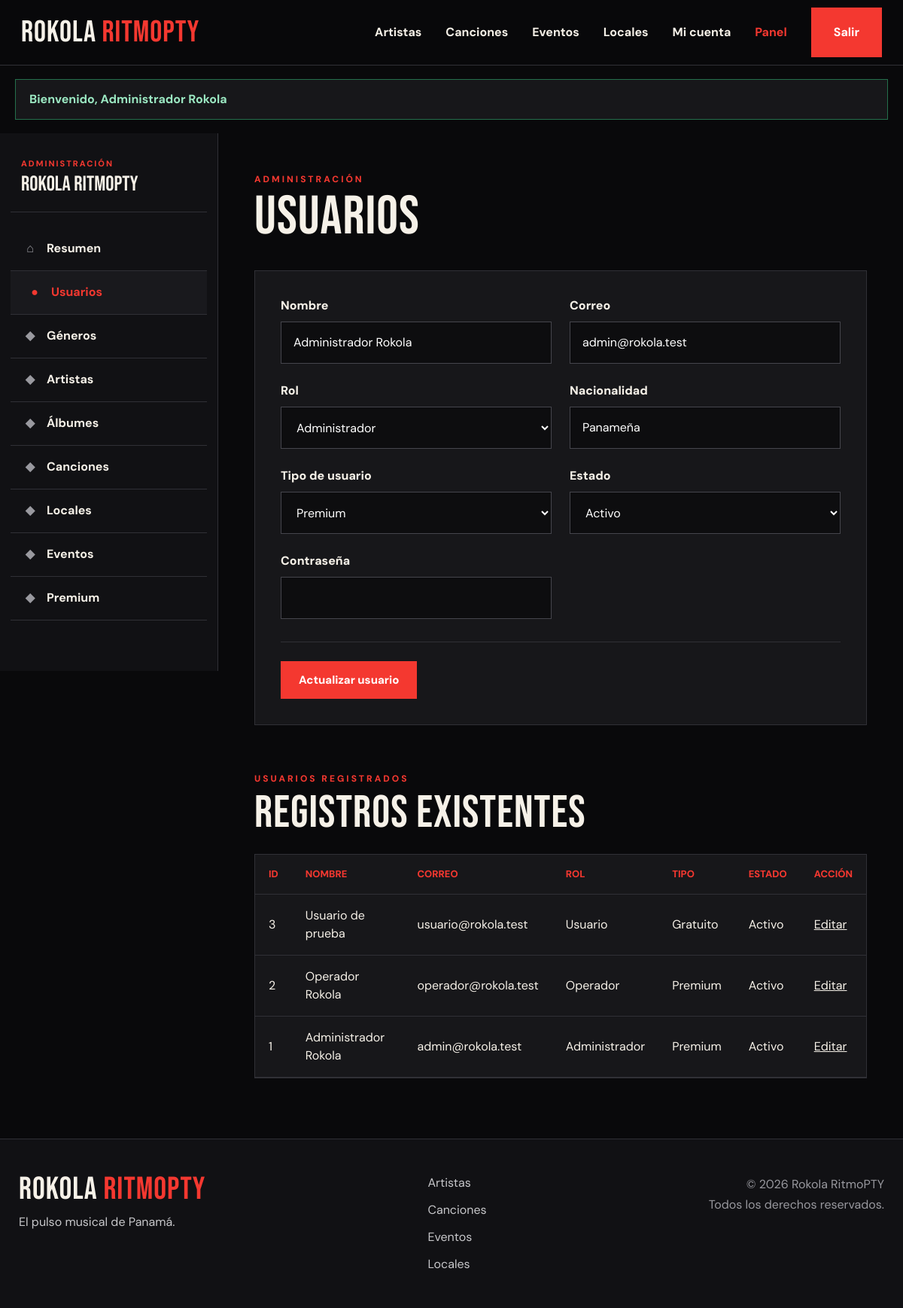
Screenshot of /RokolaRitmoPTY/public/admin/usuarios?edit=1 (signed in) with the database file from the repository.
### tables this page shows
CREATE TABLE usuarios (
    id INT UNSIGNED AUTO_INCREMENT PRIMARY KEY,
    rol_id INT UNSIGNED NOT NULL,
    nombre VARCHAR(120) NOT NULL,
    correo VARCHAR(150) NOT NULL UNIQUE,
    password VARCHAR(255) NOT NULL,
    nacionalidad VARCHAR(100) NULL DEFAULT 'Panameña',

    tipo_usuario ENUM(
        'gratuito',
        'premium'
    ) NOT NULL DEFAULT 'gratuito',

    estado TINYINT(1) NOT NULL DEFAULT 1,
    creado_en TIMESTAMP NOT NULL DEFAULT CURRENT_TIMESTAMP,
    actualizado_en TIMESTAMP NOT NULL
        DEFAULT CURRENT_TIMESTAMP
        ON UPDATE CURRENT_TIMESTAMP,

    CONSTRAINT fk_usuarios_rol
        FOREIGN KEY (rol_id)
        REFERENCES roles(id)
        ON UPDATE CASCADE
        ON DELETE RESTRICT,

    INDEX idx_usuarios_rol (rol_id),
    INDEX idx_usuarios_estado (estado),
    INDEX idx_usuarios_tipo (tipo_usuario)
);

CREATE TABLE roles (
    id INT UNSIGNED AUTO_INCREMENT PRIMARY KEY,
    nombre VARCHAR(50) NOT NULL UNIQUE,
    descripcion VARCHAR(255) NULL,
    creado_en TIMESTAMP NOT NULL DEFAULT CURRENT_TIMESTAMP
);

### app/Core/Controller.php (called while the page is built, shortened)
<?php
abstract class Controller {
    protected function view(string $view,array $data=[]):void{$config=require dirname(__DIR__,2).'/config.php';extract($data,EXTR_SKIP);
    $file=dirname(__DIR__).'/Views/'.$view.'.php';if(!is_file($file))throw new \RuntimeException('Vista inexistente: '.$view);
    require dirname(__DIR__).'/Views/layouts/header.php';
    require $file;
    require dirname(__DIR__).'/Views/layouts/footer.php';
    }
}

### app/Controllers/AdminController.php (called while the page is built, shortened)
<?php
final class AdminController extends Controller
{
    public function users(?int $edit = null): void
    {
        $repository = new Repository();
        $db = $repository->db();
        $rows = $db->query(
            'SELECT
                u.*,
                r.nombre AS rol
             FROM usuarios u
             INNER JOIN roles r
                ON r.id = u.rol_id
             ORDER BY u.id DESC'
        )->fetchAll();
        $roles = $repository->all(
            'roles',
            'nombre ASC'
        );
        $record = $edit !== null
            ? $repository->find('usuarios', $edit)
            : null;
        $this->view(
            'admin/users',
            compact('rows', 'roles', 'record')
        );
    }
}

### config.php (called while the page is built)
<?php
return [
    'app_name' => 'Rokola RitmoPTY',
    'base_url' => '/RokolaRitmoPTY/public',
    'db' => [
        'host' => '127.0.0.1',
        'name' => 'rokola_ritmopty',
        'user' => 'root',
        'pass' => 'demo',
        'charset' => 'utf8mb4',
    ],
    'free_monthly_limit' => 20,
    'upload_dir' => __DIR__ . '/public/uploads',
];

### app/Config/Database.php (called while the page is built, shortened)
<?php
final class Database { private static ?PDO $pdo=null; public static function connection():PDO { if(self::$pdo)return self::$pdo; $c=require dirname(__DIR__,2).'/config.php';$d=$c['db']; try{ self::$pdo=new PDO("mysql:host={$d['host']};dbname={$d['name']};charset={$d['charset']}",$d['user'],$d['pass'],[PDO::ATTR_ERRMODE=>PDO::ERRMODE_EXCEPTION,PDO::ATTR_DEFAULT_FETCH_MODE=>PDO::FETCH_ASSOC,PDO::ATTR_EMULATE_PREPARES=>false]); return self::$pdo;}catch(PDOException $e){http_response_code(500);exit('Error de conexión MySQL: '.htmlspecialchars($e->getMessage()));}}}

### app/Models/Repository.php (called while the page is built, shortened)
<?php
final class Repository
{
    private PDO $db;
    public function __construct()
    {
        $this->db = Database::connection();
    }
    public function all(
        string $table,
        string $order = 'id DESC'
    ): array {
        return $this->db
            ->query("SELECT * FROM `{$table}` ORDER BY {$order}")
            ->fetchAll();
    }
    public function find(
        string $table,
        int $id
    ): ?array {
        $statement = $this->db->prepare(
            "SELECT * FROM `{$table}` WHERE id = ?"
        );
        $statement->execute([$id]);
        return $statement->fetch() ?: null;
    }
}

### app/Views/admin/users.php (the view, shortened to what this page needs)
<?php
$escape = static function (mixed $value): string {
    return htmlspecialchars(
        (string)$value,
        ENT_QUOTES,
        'UTF-8'
    );
};
?>
<div class="admin-layout">
    <?php require __DIR__ . '/nav.php'; ?>
    <section class="admin-content">
        <div class="admin-heading">
            <div>
                <span class="admin-eyebrow">
                    Administración
                </span>
                <h1>Usuarios</h1>
            </div>
        </div>
        <form
            class="panel admin-form"
            method="post"
            action="<?= $escape($config['base_url']) ?>/admin/usuarios/guardar"
        >
            <div class="admin-form-grid">
                <label class="form-field">
                    <span>Nombre</span>
                    <input
                        type="text"
                        name="nombre"
                        value="<?= $escape($record['nombre'] ?? '') ?>"
                        required
                    >
                </label>
                <label class="form-field">
                    <span>Correo</span>
                    <input
                        type="email"
                        name="correo"
                        value="<?= $escape($record['correo'] ?? '') ?>"
                        required
                    >
                </label>
                <label class="form-field">
                    <span>Rol</span>
                    <select name="rol_id" required>
                        <?php foreach ($roles as $role): ?>
                            <option
                                value="<?= (int)$role['id'] ?>"
                                <?= (int)($record['rol_id'] ?? 3)
                                    === (int)$role['id']
                                    ? 'selected'
                                    : '' ?>
                            >
                                <?= $escape($role['nombre']) ?>
                            </option>
                        <?php endforeach; ?>
                    </select>
                </label>
                <label class="form-field">
                    <span>Nacionalidad</span>
                    <input
                        type="text"
                        name="nacionalidad"
                        value="<?= $escape(
                            $record['nacionalidad']
                            ?? 'Panameña'
                        ) ?>"
                    >
                </label>
                <label class="form-field">
                    <span>Tipo de usuario</span>
                    <select name="tipo_usuario" required>
                        <option
                            value="premium"
                            <?= ($record['tipo_usuario'] ?? '')
                                === 'premium'
                                ? 'selected'
                                : '' ?>
                        >
                            Premium
                        </option>
                    </select>
                </label>
                <label class="form-field">
                    <span>Estado</span>
                    <select name="estado" required>
                        <option
                            value="1"
                            <?= (int)($record['estado'] ?? 1) === 1
                                ? 'selected'
                                : '' ?>
                        >
                            Activo
                        </option>
                    </select>
                </label>
                <label class="form-field">
                    <span>Contraseña</span>
                    <input
                        type="password"
                        name="password"
                        <?= empty($record) ? 'required' : '' ?>
                    >
                </label>
            </div>
            <div class="admin-form-actions">
                <button class="btn" type="submit">
                    <?= empty($record)
                        ? 'Guardar usuario'
                        : 'Actualizar usuario' ?>
                </button>
            </div>
        </form>
        <div class="admin-list-heading">
            <div>
                <span class="admin-eyebrow">
                    Usuarios registrados
                </span>
                <h2>Registros existentes</h2>
            </div>
        </div>
        <div class="table-wrap">
            <table>
                <thead>
                    <tr>
                        <th>ID</th>
                        <th>Nombre</th>
                        <th>Correo</th>
                        <th>Rol</th>
                        <th>Tipo</th>
                        <th>Estado</th>
                        <th>Acción</th>
                    </tr>
                </thead>
                <tbody>
                    <?php foreach ($rows as $userRow): ?>
                        <tr>
                            <td>
                                <?= (int)$userRow['id'] ?>
                            </td>
                            <td>
                                <?= $escape($userRow['nombre']) ?>
                            </td>
                            <td>
                                <?= $escape($userRow['correo']) ?>
                            </td>
                            <td>
                                <?= $escape($userRow['rol']) ?>
                            </td>
                            <td>
                                <?= $userRow['tipo_usuario']
                                    === 'premium'
                                    ? 'Premium'
                                    : 'Gratuito' ?>
                            </td>
                            <td>
                                <?= (int)$userRow['estado'] === 1
                                    ? 'Activo'
                                    : 'Inactivo' ?>
                            </td>
                            <td>
                                <a
                                    href="?edit=<?= (int)$userRow['id'] ?>"
                                >
                                    Editar
                                </a>
                            </td>
                        </tr>
                    <?php endforeach; ?>
                </tbody>
            </table>
        </div>
    </section>
</div>

### public/assets/css/main.css (style rules this page uses)
:root { --bg: #09090b; --bg-alt: #101013; --panel: #17171a; --panel-hover: #1d1d21; --border: #303036; --border-light: #47474e; --text: #f6f1e8; --text-soft: #c7c7ca; --muted: #99999f; --red: #f43830; --red-dark: #c92c26; --red-soft: rgba(244, 56, 48, 0.14); --success: #9be8c2; --success-border: #246f4c; --danger: #ffadad; --danger-border: #7b3030; --font-heading: "Bebas Neue", sans-serif; --font-body: "DM Sans", sans-serif; --header-height: 86px; }
*, *::before, *::after { box-sizing: border-box; }
html { min-height: 100%; margin: 0; padding: 0; scroll-behavior: smooth; }
body { min-height: 100vh; margin: 0; padding: 0; overflow-x: hidden; background: var(--bg); color: var(--text); font-family: var(--font-body); font-size: 16px; line-height: 1.5; }
body, button, input, select, textarea { font-family: var(--font-body); }
a { color: inherit; }
button, input, select, textarea { font: inherit; }
button { cursor: pointer; }
h1, h2, h3, h4, p { margin-top: 0; }
h1, h2, h3 { font-family: var(--font-heading); font-weight: 400; letter-spacing: 1px; }
.panel { border: 1px solid var(--border); background: var(--panel); }
.btn { display: inline-flex; align-items: center; justify-content: center; min-height: 50px; border: 0; border-radius: 0; background: var(--red); color: #fff; padding: 12px 24px; font-size: 15px; font-weight: 800; line-height: 1; text-align: center; text-decoration: none; transition: background-color 0.2s ease, color 0.2s ease, transform 0.2s ease; }
.table-wrap { width: 100%; overflow-x: auto; border: 1px solid var(--border); }
.public-table, table { width: 100%; border-collapse: collapse; background: var(--panel); }
.public-table th, .public-table td, table th, table td { border-bottom: 1px solid var(--border); padding: 16px 18px; text-align: left; vertical-align: middle; }
.public-table th, table th { color: var(--red); font-size: 13px; font-weight: 800; text-transform: uppercase; }

### public/assets/css/admin.css (style rules this page uses)
:root { --admin-sidebar: 290px; --admin-bg: #09090b; --admin-panel: #17171a; --admin-panel-hover: #1d1d21; --admin-border: #303036; --admin-border-light: #45454c; --admin-text: #f6f1e8; --admin-muted: #99999f; --admin-red: #f43830; }
.admin-layout { display: grid; grid-template-columns: var(--admin-sidebar) minmax(0, 1fr); align-items: start; width: 100%; min-height: calc(100vh - var(--header-height)); margin: 0; background: var(--admin-bg); }
.admin-content { width: 100%; min-width: 0; padding: 48px clamp(30px, 4vw, 68px) 80px; }
.admin-heading { display: flex; align-items: flex-end; justify-content: space-between; gap: 24px; margin-bottom: 36px; }
.admin-heading h1 { margin: 6px 0 0; font-size: clamp(56px, 6vw, 78px); line-height: 0.95; }
.admin-eyebrow { color: var(--admin-red); font-size: 12px; font-weight: 800; letter-spacing: 3px; text-transform: uppercase; }
.admin-form { width: 100%; margin-bottom: 50px; border: 1px solid var(--admin-border); background: var(--admin-panel); padding: 34px; }
.admin-form-grid { display: grid; grid-template-columns: repeat(12, minmax(0, 1fr)); gap: 24px; }
.form-field { grid-column: span 4; display: flex; flex-direction: column; gap: 9px; min-width: 0; }
.form-field > span { font-weight: 800; }
.admin-form input, .admin-form select, .admin-form textarea { width: 100%; min-width: 0; min-height: 56px; border: 1px solid var(--admin-border-light); background: #0d0d0f; color: #fff; padding: 14px 16px; outline: none; }
.admin-form-actions { display: flex; align-items: center; gap: 20px; margin-top: 30px; border-top: 1px solid var(--admin-border); padding-top: 25px; }
.admin-list-heading { display: flex; align-items: flex-end; justify-content: space-between; gap: 24px; margin: 58px 0 24px; }
.admin-list-heading h2 { margin: 5px 0 0; font-size: clamp(44px, 5vw, 62px); line-height: 1; }
@media (max-width: 1250px) { .form-field { grid-column: span 6; } }

### rows the page displays
usuarios: nombre "Administrador Rokola", correo "admin@rokola.test", rol_id "Administrador", nacionalidad "Panameña", tipo_usuario "Premium", estado "Activo", id "1", rol.nombre "Administrador"
usuarios: id "3", nombre "Usuario de prueba", correo "usuario@rokola.test", rol.nombre "Usuario", tipo_usuario "Gratuito", estado "Activo"
usuarios: id "2", nombre "Operador Rokola", correo "operador@rokola.test", rol.nombre "Operador", tipo_usuario "Premium", estado "Activo"

### other values shown
$flashMessage "Bienvenido, Administrador Rokola"
$label "Géneros"
$label "Artistas"
$label "Álbumes"
$label "Canciones"
$label "Locales"
$label "Eventos"
$label "Premium"
